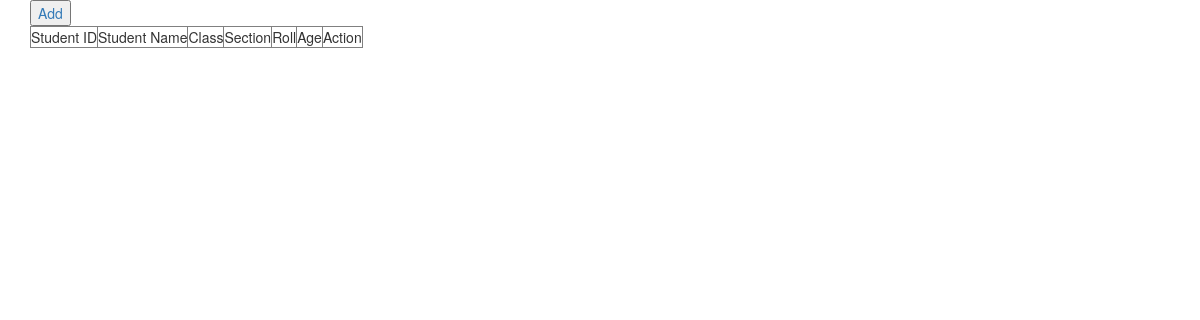
Page /academic/student-data/list/ on the earlier database version.
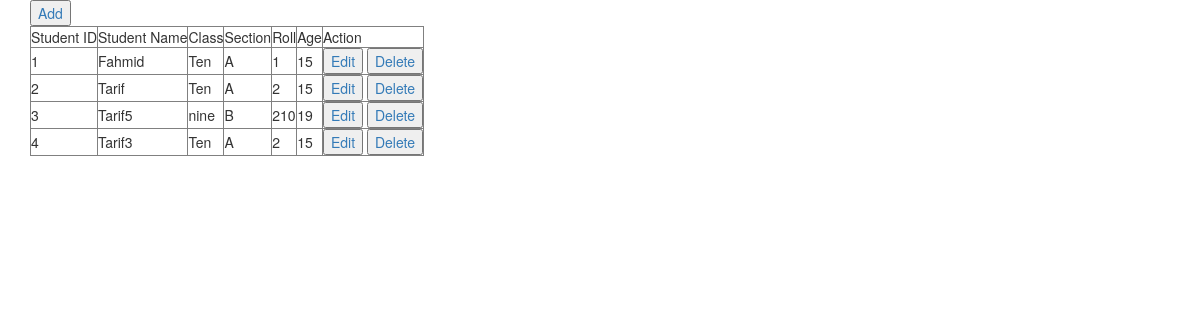
Same page on the later database version.
### academic/models.py (models this page shows, shortened)
class Students(models.Model):
    name = models.CharField(max_length=100)
    st_class = models.CharField(max_length=100, blank=True)
    section = models.CharField(max_length=50)
    roll = models.IntegerField(max_length=3)
    age = models.IntegerField(max_length=3)
    class Meta:
        verbose_name_plural = 'students'

### academic/views.py (the view)
# urls.py: path('student-data/list/', views.student_list, name='student_list'),
def student_list(request):
    students = Students.objects.all()
    return render(request, 'student_list.html', {
        'student_list': students
    })

### academic/templates/student_list.html (shortened to what this page needs)
<!DOCTYPE html>
<html lang="en">
<head>
    <link rel="stylesheet" href="https://maxcdn.bootstrapcdn.com/bootstrap/3.4.1/css/bootstrap.min.css">
</head>
<body>
<div class="container">
<div><a href="/test_app_1/content-add/"><button type="button">Add</button></a></div>
<div>
    <table border="1">
        <tr>
            <td>Student ID</td>
            <td>Student Name</td>
            <td>Class</td>
            <td>Section</td>
            <td>Roll</td>
            <td>Age</td>
            <td>Action</td>
        </tr>
        {% for student in student_list %}
            <tr>
            <td>{{ student.id }}</td>
            <td>{{ student.name }}</td>
            <td>{{ student.st_class }}</td>
            <td>{{ student.section }}</td>
            <td>{{ student.roll }}</td>
            <td>{{ student.age }}</td>
            <td>
                <a href="/test_app_1/content-edit/{{ content.id }}/"><button type="button">Edit</button></a>
                <a href="/test_app_1/content-delete/{{ content.id }}/"><button type="button">Delete</button></a></td>
            </tr>
        {% endfor %}
    </table>
    </div>
</div>
</body>
</html>

Differences in the rows shown:
added Students: id "1", name "Fahmid", st_class "Ten", section "A", roll "1", age "15"
added Students: id "2", name "Tarif", st_class "Ten", section "A", roll "2", age "15"
added Students: id "3", name "Tarif5", st_class "nine", section "B", roll "210", age "19"
added Students: id "4", name "Tarif3", st_class "Ten", section "A", roll "2", age "15"
